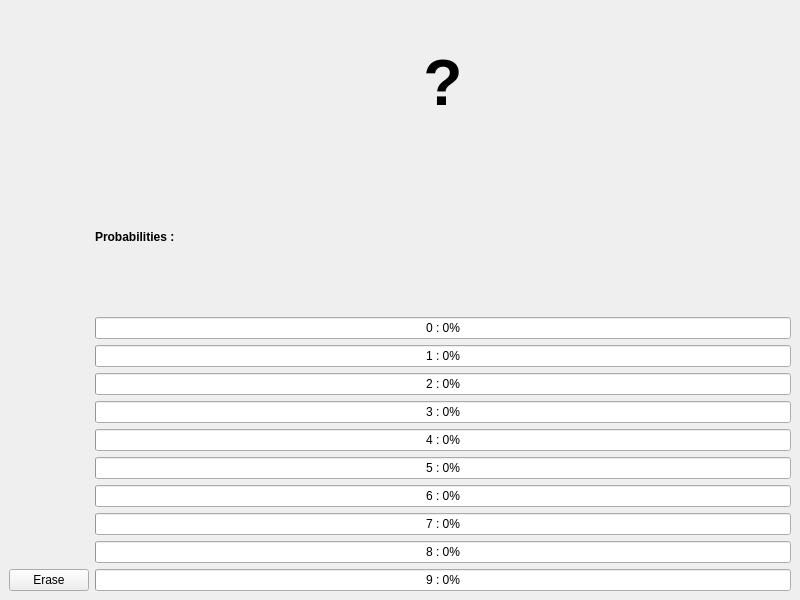
<?xml version="1.0" encoding="UTF-8"?>
<ui version="4.0">
 <class>MainWindow</class>
 <widget class="QMainWindow" name="MainWindow">
  <property name="geometry">
   <rect>
    <x>0</x>
    <y>0</y>
    <width>800</width>
    <height>600</height>
   </rect>
  </property>
  <property name="windowTitle">
   <string>Interactive network test interface.</string>
  </property>
  <widget class="QWidget" name="centralwidget">
   <layout class="QHBoxLayout" name="horizontalLayout">
    <item>
     <layout class="QVBoxLayout" name="layout_canvas">
      <item>
       <spacer name="verticalSpacer">
        <property name="orientation">
         <enum>Qt::Vertical</enum>
        </property>
        <property name="sizeHint" stdset="0">
         <size>
          <width>20</width>
          <height>40</height>
         </size>
        </property>
       </spacer>
      </item>
      <item>
       <widget class="QPushButton" name="btn_clear">
        <property name="text">
         <string>Erase</string>
        </property>
       </widget>
      </item>
     </layout>
    </item>
    <item>
     <layout class="QVBoxLayout" name="layout_predictions">
      <item>
       <widget class="QLabel" name="label_prediction">
        <property name="font">
         <font>
          <pointsize>48</pointsize>
          <weight>75</weight>
          <bold>true</bold>
         </font>
        </property>
        <property name="text">
         <string>?</string>
        </property>
        <property name="alignment">
         <set>Qt::AlignCenter</set>
        </property>
       </widget>
      </item>
      <item>
       <widget class="QLabel" name="label_title_probs">
        <property name="font">
         <font>
          <weight>75</weight>
          <bold>true</bold>
         </font>
        </property>
        <property name="text">
         <string>Probabilities :</string>
        </property>
       </widget>
      </item>
      <item><widget class="QProgressBar" name="bar_0"><property name="value"><number>0</number></property><property name="format"><string>0 : %p%</string></property></widget></item>
      <item><widget class="QProgressBar" name="bar_1"><property name="value"><number>0</number></property><property name="format"><string>1 : %p%</string></property></widget></item>
      <item><widget class="QProgressBar" name="bar_2"><property name="value"><number>0</number></property><property name="format"><string>2 : %p%</string></property></widget></item>
      <item><widget class="QProgressBar" name="bar_3"><property name="value"><number>0</number></property><property name="format"><string>3 : %p%</string></property></widget></item>
      <item><widget class="QProgressBar" name="bar_4"><property name="value"><number>0</number></property><property name="format"><string>4 : %p%</string></property></widget></item>
      <item><widget class="QProgressBar" name="bar_5"><property name="value"><number>0</number></property><property name="format"><string>5 : %p%</string></property></widget></item>
      <item><widget class="QProgressBar" name="bar_6"><property name="value"><number>0</number></property><property name="format"><string>6 : %p%</string></property></widget></item>
      <item><widget class="QProgressBar" name="bar_7"><property name="value"><number>0</number></property><property name="format"><string>7 : %p%</string></property></widget></item>
      <item><widget class="QProgressBar" name="bar_8"><property name="value"><number>0</number></property><property name="format"><string>8 : %p%</string></property></widget></item>
      <item><widget class="QProgressBar" name="bar_9"><property name="value"><number>0</number></property><property name="format"><string>9 : %p%</string></property></widget></item>
     </layout>
    </item>
   </layout>
  </widget>
 </widget>
 <resources/>
 <connections/>
</ui>
